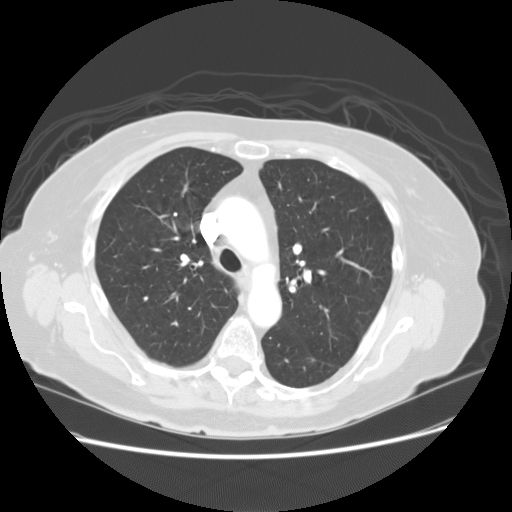
#> input picture 250206/1-037.JPG, 512 x 512 px, found by its file name
$ python otsu.py
#> lines starting #> are read from the running program, lines starting #| are printed output that depends on the picture; after the words box and inside, x2 and y2 are one past the last pixel; in counts of white or black regions, pixels touching at a corner belong together
import cv2 as cv
import numpy as np
import matplotlib.pyplot as plt

def otsuThreshold():
    image_path = r"C:\Users\karen\OneDrive\Escritorio\DIP\250206\1-037.JPG"
    img = cv.imread(image_path)
#> img is the input picture: shape (512, 512, 3); min 0, max 255, mean 105.2
    imgGray = cv.cvtColor(img,cv.COLOR_BGR2GRAY)

    plt.figure()
    plt.subplot(131)
    plt.imshow(imgGray, cmap='gray')
    plt.title('Gray')

    plt.subplot(132)
    _, imgThres = cv.threshold(imgGray,0,255,cv.THRESH_BINARY + cv.THRESH_OTSU)
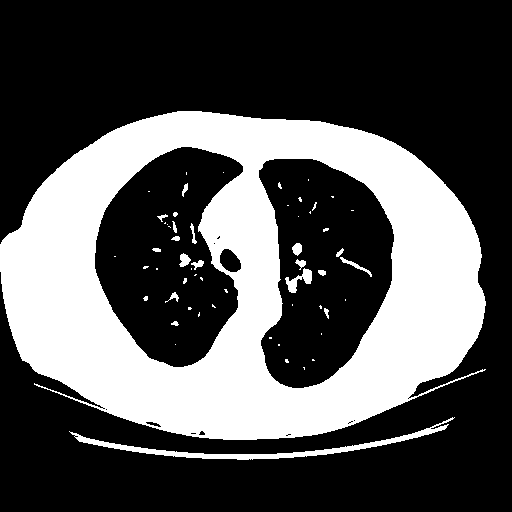
#> imgThres: shape (512, 512); 32.7% white; 58 white regions (39 under 20 px), largest, box (x1, y1, x2, y2) and area: (0, 111, 486, 440) 82312, (69, 417, 455, 460) 2009, (285, 268, 312, 293) 277
    plt.imshow(imgThres, cmap='gray')
    plt.title('Otsu')

    plt.show()
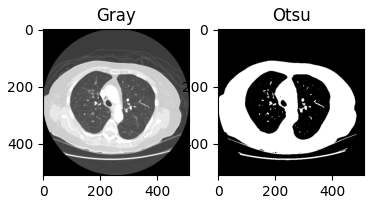
#> figure drawn by matplotlib, 2 panels


if __name__ == '__main__':
    otsuThreshold()

$ run again, with 250206/brain.png saved as 250206/1-037.JPG
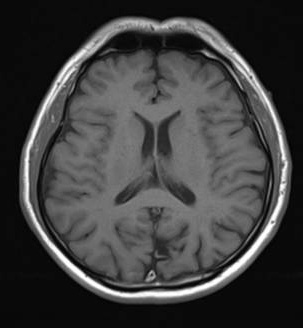
#> input picture 250206/brain.png, 303 x 328 px, found by its file name
#> in otsuThreshold, img is the input picture: shape (328, 303, 3); min 0, max 255, mean 63.1
#> in otsuThreshold, `_, imgThres = cv.threshold(imgGray,0,255,cv.THRESH_BINARY + cv.THRESH_..`:
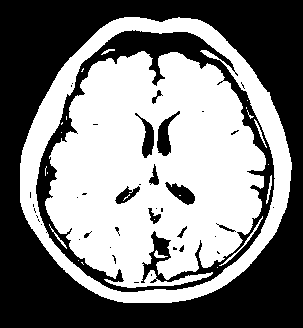
#> imgThres: shape (328, 303); 49.9% white; 24 white regions (16 under 20 px), largest, box (x1, y1, x2, y2) and area: (45, 51, 266, 288) 36396, (20, 17, 292, 303) 12745, (219, 216, 263, 266) 128
#> in otsuThreshold, `plt.show()`:
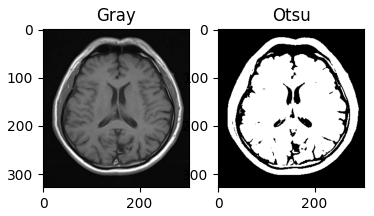
#> figure drawn by matplotlib, 2 panels
